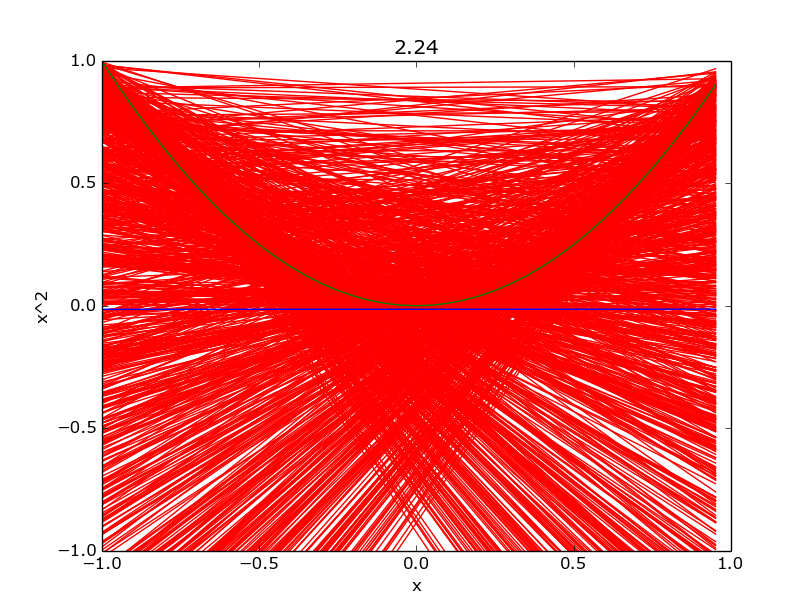

Reproduce this figure in Python.
import random
import numpy as np
import scipy
import matplotlib
import matplotlib.pyplot as plt
import time
import math
from scipy.integrate import quad

def createData():
	x1 = random.uniform(-1,1)
	x2 = random.uniform(-1,1)

	# Data set consists of two points, where 
	#  first element of each is some x, second is x^2
	return np.array([[x1,x1**2], 
					 [x2,x2**2]])

def getSlope(d):
	try:
		return (d[1][1]-d[0][1])/(d[1][0]-d[0][0])
	except ZeroDivisionError:
		# line is vertical
		return None
	
def getYIntercept(d, m):
	if (m != None):
		return d[0][1] - m*d[0][0]
	else:
		return None

def getBias(gbar, x):
	return (gbar[0]*x+gbar[1]-x**2)**2

# number of runs
n = 1000

# going to have n data sets
d = [np.array([0,0])]*n

# going to have n g's, where a g is a slope and y intercept
g = [(0.,0.)]*n

# represents x space
xspace = np.arange(-1., 1., 0.05)

# repeat experiment n times
for i in range(n):
	d[i] = createData()

	m = getSlope(d[i])
	b = getYIntercept(d[i], m)

	g[i] = (m, b)
	# for visual purposes,  plot the line
	plt.plot(xspace, m*xspace+b, "r")

# find some average line gbar
avgM = float(sum([x[0] for x in g]))/n
avgB = float(sum([x[1] for x in g]))/n
gbar = (avgM, avgB)

# # find eout
# eout_k = [0.]*n
# for i in range(n):
# 	# find mean squared error of g_k(x) and f(x) for each data set k
# 	#			   ___m___*____x_____+___b___	  ____f(x)____
# 	eout_k[i] = ( (g[i][0]*d[i][0][0]+g[i][1]) - d[i][0][0]**2 )**2

# # find the average mean squared error with respect to the n data sets
# eout_x = sum(eout_k)/n
















# biasx = lambda x: (gbar[0]*x+gbar[1]-x**2)**2 

# avgM2 = float(sum([x[0]**2 for x in g]))/n
# avgB2 = float(sum([x[1]**2 for x in g]))/n
# avgG2 = (avgM2, avgB2)

# diff = (avgG2[0] - gbar[0]**2, avgG2[1] - gbar[1]**2)

# varx = lambda x: (diff[0]*x**2 + 2*diff[0]*diff[1]*x + diff[1])
# var = quad(varx, -1, 1)
# print var

# # varx = lambda
# bias = quad(biasx, -1, 1)
# print bias




# Plot gbar against all the lines,f(x), show plot
plt.plot(xspace, gbar[0]*xspace+gbar[1], "b")
plt.plot(xspace, xspace**2, "g")
plt.title('2.24')
plt.axis([-1, 1, -1, 1])
plt.xlabel('x')
plt.ylabel('x^2')
plt.show()
